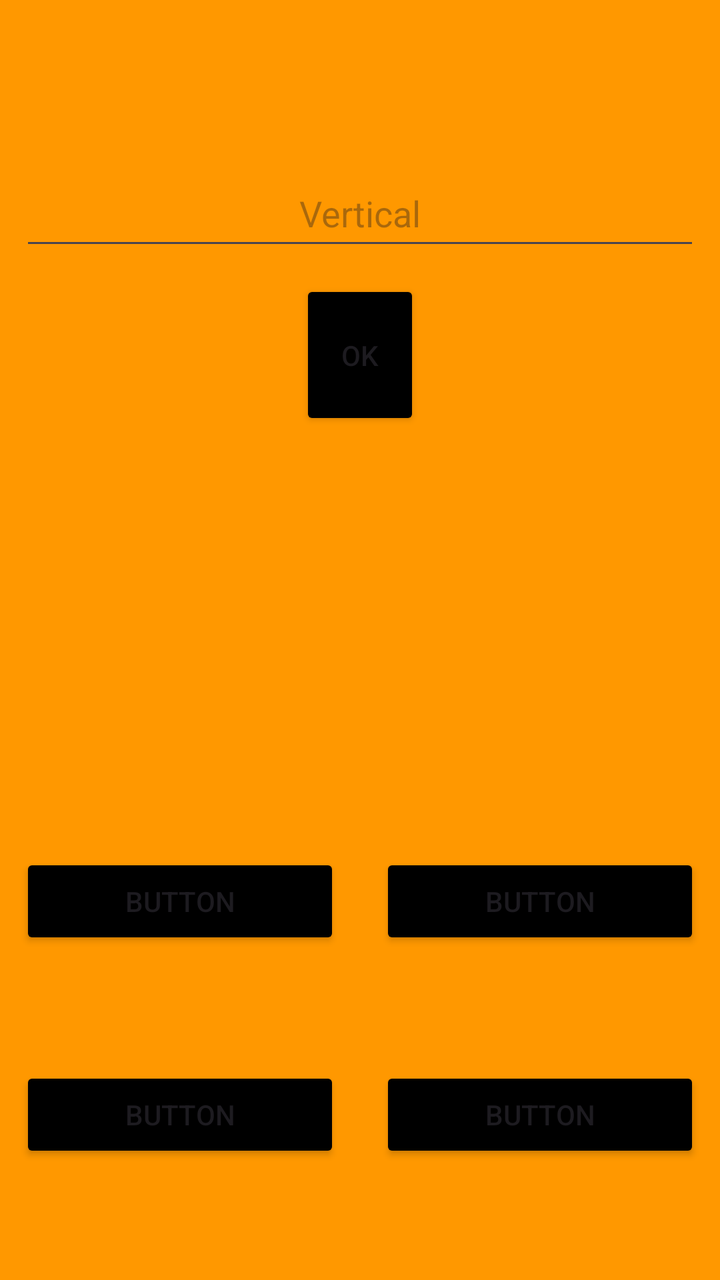
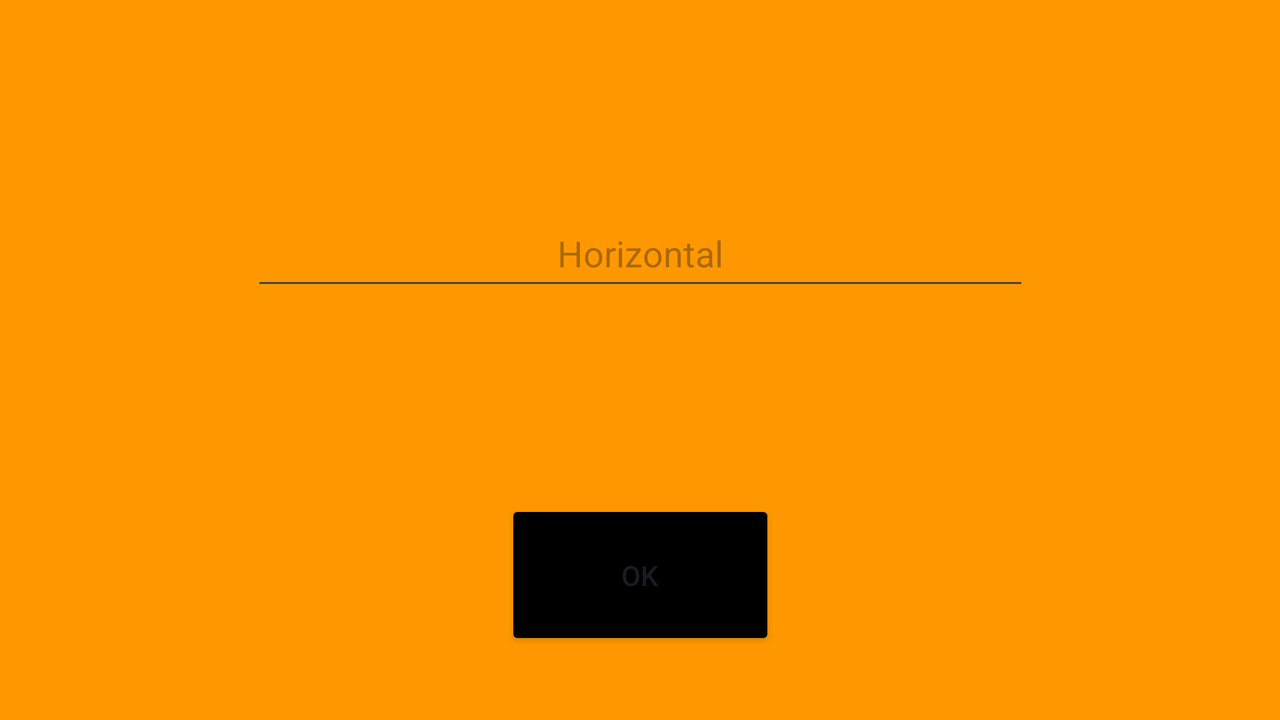

First picture: res/layout/ on a phone held upright. Second picture: the repository's own variant of that layout, on a device whose configuration matches the variant's folder. Source for both follows.
<!-- AndroidManifest.xml: application theme Theme.FirstApp -->
<!-- res/layout/activity_main.xml -->
<?xml version="1.0" encoding="utf-8"?>
<androidx.constraintlayout.widget.ConstraintLayout xmlns:android="http://schemas.android.com/apk/res/android"
    xmlns:app="http://schemas.android.com/apk/res-auto"
    xmlns:tools="http://schemas.android.com/tools"
    android:layout_width="match_parent"
    android:layout_height="match_parent"
    android:background="@color/backgroundMain"
    tools:context=".MainActivity" >

    <LinearLayout
        android:layout_width="match_parent"
        android:layout_height="match_parent"
        android:orientation="vertical"
        app:layout_constraintBottom_toBottomOf="parent"
        app:layout_constraintEnd_toEndOf="parent"
        app:layout_constraintStart_toStartOf="parent"
        app:layout_constraintTop_toTopOf="parent">

        <LinearLayout
            android:id="@+id/linearLayout"
            android:layout_width="match_parent"
            android:layout_height="match_parent"
            android:layout_weight="1"
            android:baselineAligned="false"
            android:orientation="vertical"
            android:textAlignment="center">

            <EditText
                android:id="@+id/editTextText"
                android:layout_width="match_parent"
                android:layout_height="50dp"
                android:layout_marginStart="10dp"
                android:layout_marginTop="80dp"
                android:layout_marginEnd="10dp"
                android:hint="Vertical"
                android:inputType="text"
                android:textAlignment="center"
                app:layout_constraintEnd_toEndOf="parent"
                app:layout_constraintStart_toStartOf="parent"
                app:layout_constraintTop_toTopOf="parent" />

            <Button
                android:id="@+id/button"
                android:layout_width="match_parent"
                android:layout_height="75dp"
                android:layout_marginStart="150dp"
                android:layout_marginTop="10dp"
                android:layout_marginEnd="150dp"
                android:backgroundTint="@color/black"
                android:text="OK" />

        </LinearLayout>

        <TableLayout
            android:layout_width="match_parent"
            android:layout_height="match_parent"
            android:layout_weight="2">

            <TableRow
                android:layout_width="match_parent"
                android:layout_height="match_parent"
                android:layout_weight="1">

                <Button
                    android:id="@+id/button10"
                    android:layout_width="wrap_content"
                    android:layout_height="wrap_content"
                    android:layout_marginStart="10dp"
                    android:layout_marginEnd="10dp"
                    android:layout_weight="1"
                    android:backgroundTint="@color/black"
                    android:text="Button" />

                <Button
                    android:id="@+id/button11"
                    android:layout_width="wrap_content"
                    android:layout_height="wrap_content"
                    android:layout_marginStart="10dp"
                    android:layout_marginEnd="10dp"
                    android:layout_weight="1"
                    android:backgroundTint="@color/black"
                    android:text="Button" />

            </TableRow>

            <TableRow
                android:layout_width="match_parent"
                android:layout_height="match_parent"
                android:layout_weight="1">

                <Button
                    android:id="@+id/button12"
                    android:layout_width="wrap_content"
                    android:layout_height="wrap_content"
                    android:layout_marginStart="10dp"
                    android:layout_marginEnd="10dp"
                    android:layout_weight="1"
                    android:backgroundTint="@color/black"
                    android:text="Button" />

                <Button
                    android:id="@+id/button13"
                    android:layout_width="wrap_content"
                    android:layout_height="wrap_content"
                    android:layout_marginStart="10dp"
                    android:layout_marginEnd="10dp"
                    android:layout_weight="1"
                    android:backgroundTint="@color/black"
                    android:text="Button" />
            </TableRow>

        </TableLayout>
    </LinearLayout>

</androidx.constraintlayout.widget.ConstraintLayout>
<!-- resources referenced by this layout -->
<resources>
  <color name="backgroundMain">#FFFF9800</color>
  <color name="black">#FF000000</color>
  <style name="Theme.FirstApp" parent="Base.Theme.FirstApp">
  
      </style>
  <style name="Base.Theme.FirstApp" parent="Theme.Material3.DayNight.NoActionBar">
          
          <item name="colorPrimary">@color/black</item>
          <item name="windowNoTitle">true</item>
          <item name="android:windowFullscreen">true</item>
      </style>
</resources>
<!-- res/layout-land/activity_main.xml (the author's variant of the layout above) -->
<!-- drawn on the phone turned sideways -->
<?xml version="1.0" encoding="utf-8"?>
<androidx.constraintlayout.widget.ConstraintLayout xmlns:android="http://schemas.android.com/apk/res/android"
    xmlns:app="http://schemas.android.com/apk/res-auto"
    android:layout_width="match_parent"
    android:layout_height="match_parent"
    android:background="@color/backgroundMain">

    <LinearLayout
        android:id="@+id/linearLayout"
        android:layout_width="409dp"
        android:layout_height="215dp"
        android:baselineAligned="false"
        android:orientation="vertical"
        android:textAlignment="center"
        app:layout_constraintEnd_toEndOf="parent"
        app:layout_constraintStart_toStartOf="parent"
        app:layout_constraintTop_toTopOf="parent">

        <EditText
            android:id="@+id/editTextText"
            android:layout_width="match_parent"
            android:layout_height="50dp"
            android:layout_marginStart="10dp"
            android:layout_marginTop="100dp"
            android:layout_marginEnd="10dp"
            android:hint="Horizontal"
            android:inputType="text"
            android:textAlignment="center"
            app:layout_constraintEnd_toEndOf="parent"
            app:layout_constraintStart_toStartOf="parent"
            app:layout_constraintTop_toTopOf="parent" />
    </LinearLayout>

    <Button
        android:id="@+id/button"
        android:layout_width="135dp"
        android:layout_height="75dp"
        android:backgroundTint="@color/black"
        android:text="OK"
        app:layout_constraintBottom_toBottomOf="parent"
        app:layout_constraintEnd_toEndOf="parent"
        app:layout_constraintStart_toStartOf="parent"
        app:layout_constraintTop_toBottomOf="@+id/linearLayout" />

</androidx.constraintlayout.widget.ConstraintLayout>
